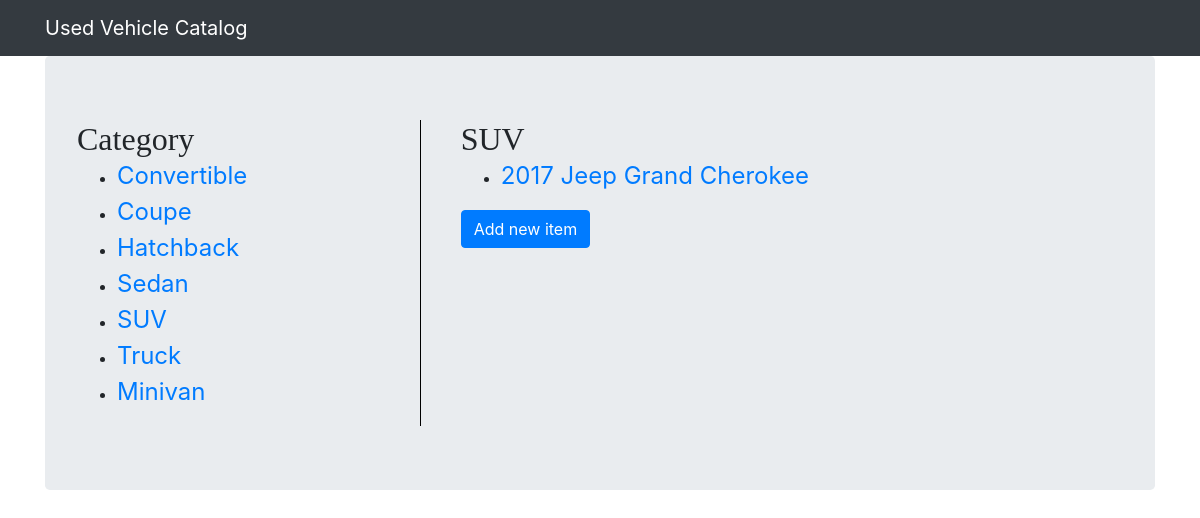
Page /catalog/SUV/items on the committed database.
### database_setup.py (models this page shows, shortened)
class Category(Base):
    __tablename__ = 'category'
    id = Column(Integer)
    name = Column(String(250), primary_key=True)
    user_id = Column(Integer, ForeignKey('user.id'))
    user = relationship(User)

class Vehicle(Base):
    __tablename__ = 'vehicle'
    id = Column(Integer, primary_key=True)
    year = Column(Integer, nullable=False)
    make = Column(String(80), nullable=False)
    model = Column(String(80), nullable=False)
    trim = Column(String(80))
    price = Column(Float, nullable = False)
    mileage = Column(Integer, nullable = False)
    description = Column(String(250))
    image_url = Column(String(250))
    category_name = Column(String(80), ForeignKey('category.name'))
    category = relationship(Category, cascade="all, delete-orphan", single_parent=True)
    user_id = Column(Integer, ForeignKey('user.id'))
    user = relationship(User)

### project.py (the view)
@app.route('/catalog/<category_name>/items')
def categoryItems(category_name):
    categories = session.query(Category).all()
    category = session.query(Category).filter_by(name=category_name).one()
    items = session.query(Vehicle).filter_by(category_name=category.name)
    return render_template('category.html', categories=categories, items=items, category=category,
        login_session=login_session, state=get_state())

### project.py (called while the page is built)
def get_state():
    state = ''.join(random.choice(string.ascii_uppercase + string.digits) for x in xrange(32))
    login_session['state'] = state
    return state

### templates/category.html
{% extends "base.html" %} {% block content %}
<div class="jumbotron">
    <div class="row">
        <div class="col-4 category">
            <h2>Category</h2>
            <ul>
                {% for i in categories %}
                <li>
                    <a href="{{url_for('categoryItems', category_name=i.name)}}">{{i.name}}</a>
                </li>
                {% endfor %}
            </ul>
        </div>
        <div class="col-8 items">
            <h2>{{category.name}}</h2>
            <ul>
                {% for i in items %}
                <li>
                    <a href="{{url_for('item', category_name=i.category_name, item_id=i.id)}}">{{i.year}} {{i.make}} {{i.model}}</a>
                </li> {% endfor %}
            </ul>
            <a href="{{url_for('addVehicle', category_name=category.name)}}" class="btn btn-primary">Add new item</a>
        </div>
    </div>
</div>
{% endblock %}

### static/styles.css (style rules this page uses)
h2 { font-family: 'georgia', serif; margin: 0; font-size: 2em; }
a { font-size: 1.5em; }
.category { padding-right: 20px; border-right: 1px solid black; }
.recent, .items { text-align: left; padding-left: 40px; }

### rows in the picture
Category: name "Convertible"
Category: name "Coupe"
Category: name "Hatchback"
Category: name "Sedan"
Category: name "SUV"
Category: name "Truck"
Category: name "Minivan"
Vehicle: year "2017", make "Jeep", model "Grand Cherokee"
